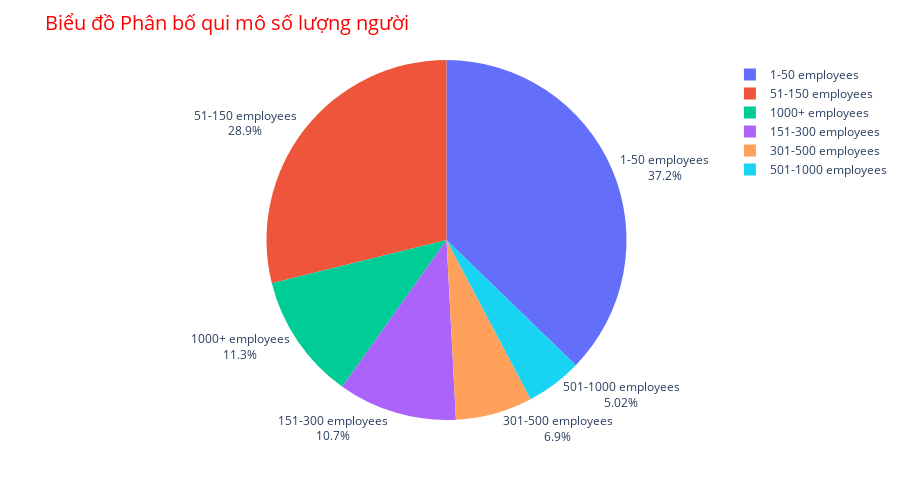

This figure's notebook cell:
### Code cell
fig = px.pie(df_employees, values='count', names='Company size',title='Biểu đồ Phân bố qui mô số lượng người')
fig.update_traces(text=df_employees['Company size'], textposition='outside')
fig.update_layout(margin=dict(t=60, l=0, r=0, b=80),
                      title_font_size=20,
                      title_font_color='Red',
                      height = 500)
fig.show()
#  st.plotly_chart(fig, use_container_width=True)
# Lưu biểu đồ thành ảnh
fig.write_image("img/c1_nhansu.png")

### Figure 1 — Plotly figure (JSON) as saved in the notebook; plotly's stock layout.template omitted (floating-point values rounded to 4 significant figures)
{"data": [{"domain": {"x": [0, 1], "y": [0, 1]}, "hovertemplate": "Company size=%{label}<br>count=%{value}<extra></extra>", "labels": ["1-50 employees", "51-150 employees", "1000+ employees", "151-300 employees", "301-500 employees", "501-1000 employees"], "legendgroup": "", "name": "", "showlegend": true, "text": ["1-50 employees", "51-150 employees", "1000+ employees", "151-300 employees", "301-500 employees", "501-1000 employees"], "textposition": "outside", "type": "pie", "values": [178, 138, 54, 51, 33, 24]}], "layout": {"height": 500, "legend": {"tracegroupgap": 0}, "margin": {"b": 80, "l": 0, "r": 0, "t": 60}, "title": {"font": {"color": "Red", "size": 20}, "text": "Biểu đồ Phân bố qui mô số lượng người"}}}
